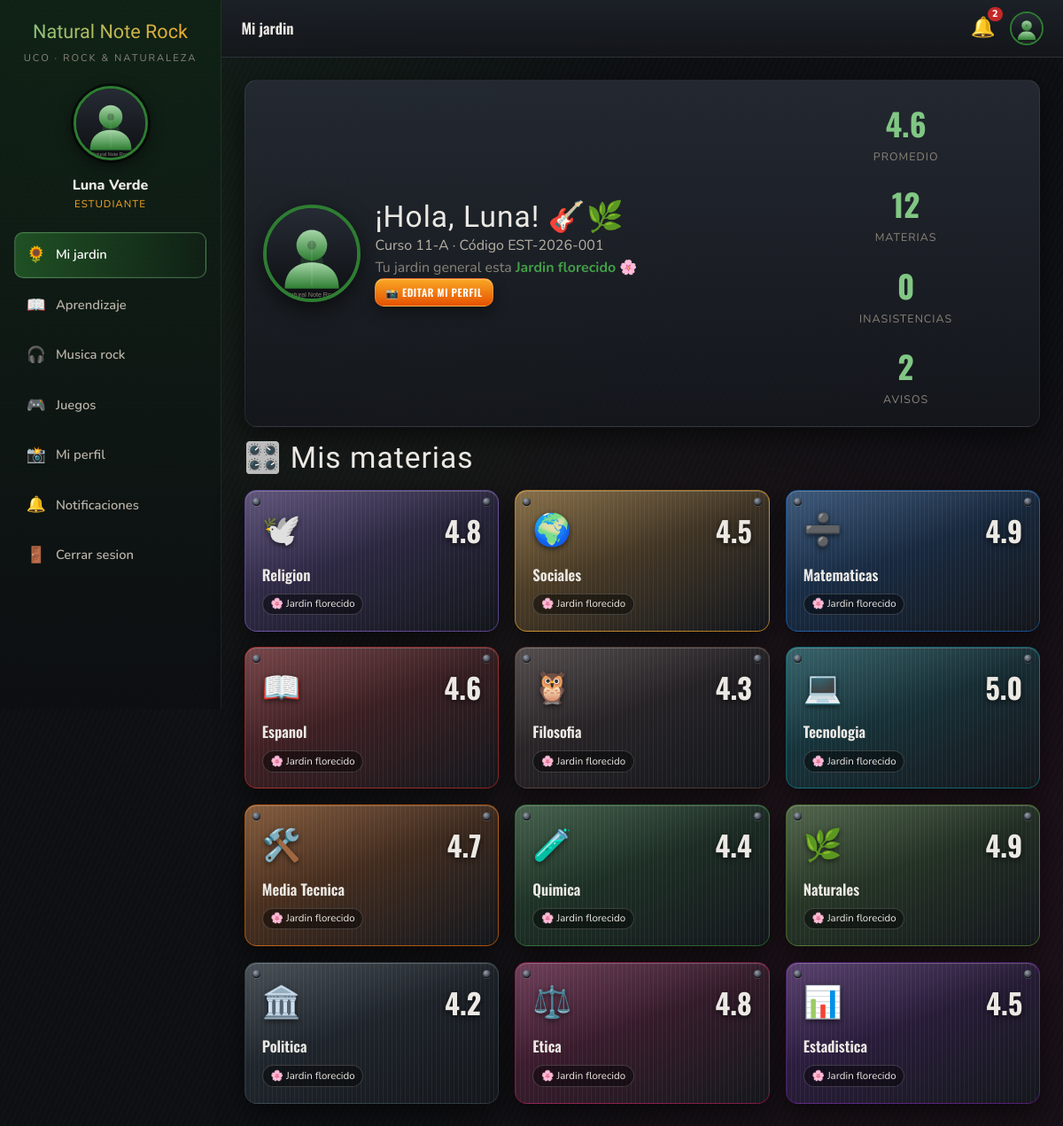
Screenshot of /estudiante/dashboard.php (signed in) with the database file from the repository.
### tables this page shows
CREATE TABLE usuarios (
    id              INT AUTO_INCREMENT PRIMARY KEY,
    nombre          VARCHAR(80)  NOT NULL,
    apellido        VARCHAR(80)  NOT NULL,
    username        VARCHAR(50)  NOT NULL UNIQUE,
    email           VARCHAR(120) NOT NULL UNIQUE,
    password_hash   VARCHAR(255) NOT NULL,
    rol             ENUM('administrador','profesor','estudiante') NOT NULL,
    foto            VARCHAR(255) DEFAULT NULL,
    activo          TINYINT(1)   NOT NULL DEFAULT 1,
    ultimo_acceso   DATETIME     DEFAULT NULL,
    creado_en       TIMESTAMP    DEFAULT CURRENT_TIMESTAMP,
    actualizado_en  TIMESTAMP    DEFAULT CURRENT_TIMESTAMP ON UPDATE CURRENT_TIMESTAMP,
    INDEX idx_usuarios_rol (rol)
);

CREATE TABLE estudiantes (
    id               INT AUTO_INCREMENT PRIMARY KEY,
    usuario_id       INT NOT NULL UNIQUE,
    codigo           VARCHAR(30) UNIQUE,
    documento        VARCHAR(30) UNIQUE,
    curso            VARCHAR(40),
    fecha_nacimiento DATE,
    acudiente        VARCHAR(120),
    telefono         VARCHAR(30),
    direccion        VARCHAR(180),
    CONSTRAINT fk_estudiante_usuario
        FOREIGN KEY (usuario_id) REFERENCES usuarios(id)
        ON DELETE CASCADE ON UPDATE CASCADE
);

CREATE TABLE materias (
    id          INT AUTO_INCREMENT PRIMARY KEY,
    nombre      VARCHAR(80) NOT NULL UNIQUE,
    codigo      VARCHAR(20) NOT NULL UNIQUE,
    area        VARCHAR(60),
    descripcion TEXT,
    color       VARCHAR(20) DEFAULT '#3a3f4a',
    icono       VARCHAR(10) DEFAULT '🎸',
    activo      TINYINT(1)  NOT NULL DEFAULT 1
);

### config/config.php (called while the page is built, shortened)
<?php
function url(string $path = ''): string
{
    return BASE_PATH . ltrim($path, '/');
}
function asset(string $path): string
{
    return url('assets/' . ltrim($path, '/'));
}
function e(?string $valor): string
{
    return htmlspecialchars((string) $valor, ENT_QUOTES, 'UTF-8');
}
spl_autoload_register(static function (string $clase): void {
    $prefijo = 'App\\';
    $relativa = str_replace('\\', '/', substr($clase, strlen($prefijo)));
    $archivo  = APP_ROOT . '/src/' . $relativa . '.php';
});

### includes/guard.php (called while the page is built, shortened)
<?php
require_once __DIR__ . '/../config/config.php';
$rolesPermitidos = $rolesPermitidos ?? [];
$usuario = $rolesPermitidos
    ? Auth::requerirRol(...$rolesPermitidos)
    : Auth::requerirLogin();

### src/Models/Estudiante.php (called while the page is built, shortened)
<?php
final class Estudiante extends Usuario
{
    protected int $estudianteId = 0;
    protected ?string $codigo = null;
    protected ?string $curso = null;
    protected function hidratarExtra(): void
    {
        $db = Database::getInstancia()->getConexion();
        $stmt = $db->prepare('SELECT * FROM estudiantes WHERE usuario_id = :u LIMIT 1');
        $stmt->execute([':u' => $this->id]);
        if ($fila = $stmt->fetch()) {
            $this->estudianteId = (int) $fila['id'];
            $this->codigo       = $fila['codigo'];
            $this->curso        = $fila['curso'];
        }
    }
    public function menu(): array
    {
        return [
            ['titulo' => 'Mi jardin',      'url' => url('estudiante/dashboard.php'),     'icono' => '🌻'],
            ['titulo' => 'Aprendizaje',    'url' => url('estudiante/aprendizaje.php'),   'icono' => '📖'],
            ['titulo' => 'Musica rock',    'url' => url('estudiante/musica.php'),        'icono' => '🎧'],
            ['titulo' => 'Juegos',         'url' => url('estudiante/juegos.php'),        'icono' => '🎮'],
            ['titulo' => 'Mi perfil',      'url' => url('estudiante/perfil.php'),        'icono' => '📸'],
            ['titulo' => 'Notificaciones', 'url' => url('notificaciones.php'),           'icono' => '🔔'],
        ];
    }
    public function getCodigo(): ?string { return $this->codigo; }
    public function getCurso(): ?string { return $this->curso; }
    public function materiasConNotas(): array
    {
        $sql = 'SELECT m.*, n.valor, n.observacion, n.fecha,
                       (SELECT ROUND(AVG(valor),1) FROM notas x
                          WHERE x.estudiante_id = e.id AND x.materia_id = m.id) AS promedio
                FROM materias m
                CROSS JOIN (SELECT id FROM estudiantes WHERE id = :eid) e
                LEFT JOIN notas n ON n.id = (
                    SELECT id FROM notas z
                     WHERE z.estudiante_id = e.id AND z.materia_id = m.id
                     ORDER BY z.fecha DESC, z.id DESC LIMIT 1
                )
                WHERE m.activo = 1
                ORDER BY m.id';
        $stmt = $this->db->prepare($sql);
        $stmt->execute([':eid' => $this->estudianteId]);
        return $stmt->fetchAll();
    }
    public function promedioGeneral(): ?float
    {
        $stmt = $this->db->prepare(
            'SELECT ROUND(AVG(valor),1) FROM notas WHERE estudiante_id = :e'
        );
        $stmt->execute([':e' => $this->estudianteId]);
        $valor = $stmt->fetchColumn();
        return $valor !== null ? (float) $valor : null;
    }
    public function totalInasistencias(): int
    {
        $stmt = $this->db->prepare(
            'SELECT COUNT(*) FROM inasistencias WHERE estudiante_id = :e'
        );
        $stmt->execute([':e' => $this->estudianteId]);
        return (int) $stmt->fetchColumn();
    }
}

### src/Models/Usuario.php (called while the page is built, shortened)
<?php
abstract class Usuario extends Model implements Autenticable, Notificable
{
    protected int    $id = 0;
    protected string $nombre = '';
    protected string $apellido = '';
    protected string $rol = '';
    public static function desdeFila(array $fila): Usuario
    {
        $usuario = match ($fila['rol']) {
            'administrador' => new Administrador(),
            'profesor'      => new Profesor(),
            default         => new Estudiante(),
        };
        $usuario->id           = (int) $fila['id'];
        $usuario->nombre       = $fila['nombre'];
        $usuario->apellido     = $fila['apellido'];
        $usuario->username     = $fila['username'];
        $usuario->email        = $fila['email'];
        $usuario->passwordHash = $fila['password_hash'];
        $usuario->rol          = $fila['rol'];
        $usuario->foto         = $fila['foto'] ?: null;
        $usuario->activo       = (bool) $fila['activo'];
        $usuario->hidratarExtra();
        return $usuario;
    }
    public static function buscarPorId(int $id): ?Usuario
    {
        $db = Database::getInstancia()->getConexion();
        $stmt = $db->prepare('SELECT * FROM usuarios WHERE id = :id AND activo = 1 LIMIT 1');
        $stmt->execute([':id' => $id]);
        $fila = $stmt->fetch();
        return $fila ? self::desdeFila($fila) : null;
    }
    public function getRol(): string
    {
        return $this->rol;
    }
    public function notificacionesNoLeidas(): int
    {
        $stmt = $this->db->prepare(
            'SELECT COUNT(*) FROM notificaciones WHERE usuario_id = :u AND leida = 0'
        );
        $stmt->execute([':u' => $this->id]);
        return (int) $stmt->fetchColumn();
    }
    public function getNombreCompleto(): string { return trim($this->nombre . ' ' . $this->apellido); }
    public function getNombre(): string { return $this->nombre; }
    public function getFotoUrl(): string
    {
        return asset('img/avatar_default.svg');
    }
}

### src/Support/Auth.php (called while the page is built, shortened)
<?php
final class Auth
{
    public static function usuario(): ?Usuario
    {
        $id = $_SESSION['usuario_id'] ?? null;
        return Usuario::buscarPorId((int) $id);
    }
    public static function requerirLogin(): Usuario
    {
        $usuario = self::usuario();
        return $usuario;
    }
    public static function requerirRol(string ...$roles): Usuario
    {
        $usuario = self::requerirLogin();
        return $usuario;
    }
}

### src/Core/Database.php (called while the page is built, shortened)
<?php
final class Database
{
    private static ?Database $instancia = null;
    private PDO $pdo;
    private function __construct()
    {
        $dsn = sprintf(
            'mysql:host=%s;port=%s;dbname=%s;charset=%s',
            DB_HOST,
            DB_PORT,
            DB_NAME,
            DB_CHARSET
        );
        try {
            $this->pdo = new PDO($dsn, DB_USER, DB_PASS, [
                PDO::ATTR_ERRMODE            => PDO::ERRMODE_EXCEPTION,
                PDO::ATTR_DEFAULT_FETCH_MODE => PDO::FETCH_ASSOC,
                PDO::ATTR_EMULATE_PREPARES   => false,
            ]);
        } catch (PDOException $e) {
            throw new RuntimeException(
                'No fue posible conectar a la base de datos: ' . $e->getMessage()
            );
        }
    }
    public static function getInstancia(): Database
    {
        if (self::$instancia === null) {
            self::$instancia = new self();
        }
        return self::$instancia;
    }
    public function getConexion(): PDO
    {
        return $this->pdo;
    }
}

### src/Core/Model.php (called while the page is built, shortened)
<?php
abstract class Model
{
    public function __construct()
    {
        $this->db = Database::getInstancia()->getConexion();
    }
}

### src/Support/Jardin.php (called while the page is built, shortened)
<?php
final class Jardin
{
    public static function paraNota(?float $nota): array
    {
        if ($nota >= self::ALTO) {
            return [
                'estado'      => 'alto',
                'etiqueta'    => 'Jardin florecido',
                'emoji'       => '🌸',
                'musica'      => 'rock_alegre',
                'descripcion' => '¡Espectacular! Flores, frutos, aves y polinizadores llenan tu jardin.',
                'color'       => '#43a047',
                'factor'      => min(1.0, ($nota - self::ALTO) / (5.0 - self::ALTO) * 0.5 + 0.5),
                'flores'      => 12, 'frutos' => 6, 'aves' => 4,
                'insectos'    => 8, 'plagas' => 0,
            ];
        }
        return [
            'estado'      => 'bajo',
            'etiqueta'    => 'Plantas marchitas y plagas',
            'emoji'       => '🥀',
            'musica'      => 'rock_melancolico',
            'descripcion' => 'Tu jardin necesita cuidados urgentes: hay plantas marchitas y plagas. ¡Vamos a recuperarlo!',
            'color'       => '#8d6e63',
            'factor'      => max(0.1, $nota / self::MEDIO * 0.35),
            'flores'      => 1, 'frutos' => 0, 'aves' => 0,
            'insectos'    => 1, 'plagas' => 6,
        ];
    }
}

### estudiante/dashboard.php (the view, shortened to what this page needs)
<?php
$rolesPermitidos = ['estudiante'];
require_once __DIR__ . '/../includes/guard.php';
$materias = $usuario->materiasConNotas();
$promedio = $usuario->promedioGeneral();
$inasist  = $usuario->totalInasistencias();
$jardinG  = Jardin::paraNota($promedio);
$pageTitle = 'Mi jardin';
$activo = url('estudiante/dashboard.php');
require __DIR__ . '/../includes/header.php';
?>
<section class="card flex gap wrap center mb">
    <img src="<?= e($usuario->getFotoUrl()) ?>" alt="Mi foto"
         style="width:110px;height:110px;border-radius:50%;object-fit:cover;border:4px solid var(--green-500);box-shadow:0 8px 24px rgba(0,0,0,.6)">
    <div style="flex:1;min-width:220px">
        <h2>¡Hola, <?= e($usuario->getNombre()) ?>! 🎸🌿</h2>
        <p class="text-soft">
            Curso <?= e($usuario->getCurso()) ?> · Código <?= e($usuario->getCodigo()) ?>
        </p>
        <p class="text-dim">
            Tu jardin general esta
            <strong style="color:<?= e($jardinG['color']) ?>"><?= e($jardinG['etiqueta']) ?></strong>
            <?= $jardinG['emoji'] ?>
        </p>
        <a class="btn btn-sm btn-ambar" href="<?= url('estudiante/perfil.php') ?>">📸 Editar mi perfil</a>
    </div>
    <div class="grid grid-2" style="min-width:230px">
        <div class="stat"><div class="valor"><?= $promedio !== null ? number_format($promedio,1) : '—' ?></div><div class="etiqueta">Promedio</div></div>
        <div class="stat"><div class="valor"><?= count($materias) ?></div><div class="etiqueta">Materias</div></div>
        <div class="stat"><div class="valor"><?= $inasist ?></div><div class="etiqueta">Inasistencias</div></div>
        <div class="stat"><div class="valor"><?= $usuario->notificacionesNoLeidas() ?></div><div class="etiqueta">Avisos</div></div>
    </div>
</section>
<div class="titulo-seccion">
    <h2>🎛️ Mis materias</h2>
</div>
<div class="grid grid-placas">
    <?php foreach ($materias as $m):
        $nota = $m['valor'] !== null ? (float) $m['valor'] : null;
        $j = Jardin::paraNota($nota);
    ?>
        <a class="placa materia" style="--mat: <?= e($m['color']) ?>"
           href="<?= url('estudiante/materia.php?id=' . (int) $m['id']) ?>">
            <div class="flex between center">
                <span class="placa-icono"><?= $m['icono'] ?></span>
                <span class="placa-nota"><?= $nota !== null ? number_format($nota,1) : '—' ?></span>
            </div>
            <div style="margin-top:.6rem;font-family:'Oswald',sans-serif;font-weight:600;font-size:1.05rem">
                <?= e($m['nombre']) ?>
            </div>
            <div class="flex between center" style="margin-top:.5rem">
                <span class="badge-jardin"><?= $j['emoji'] ?> <?= e($j['etiqueta']) ?></span>
            </div>
        </a>
    <?php endforeach; ?>
</div>
<?php require __DIR__ . '/../includes/footer.php'; ?>

### includes/header.php (shortened to what this page needs)
<?php
$pageTitle = $pageTitle ?? APP_NAME;
$activo    = $activo ?? '';
$noLeidas  = $usuario->notificacionesNoLeidas();
?>
<!DOCTYPE html>
<html lang="es">
<head>
    <link rel="stylesheet" href="<?= asset('css/style.css') ?>">
    <link rel="stylesheet" href="<?= asset('css/garden.css') ?>">
</head>
<body>
<div class="app">
    <aside class="sidebar" id="sidebar">
        <div class="brand"><?= e(APP_NAME) ?></div>
        <div class="brand-sub"><?= e(APP_ORG) ?> · ROCK & NATURALEZA</div>
        <div class="perfil-mini">
            <img src="<?= e($usuario->getFotoUrl()) ?>" alt="Foto de perfil">
            <div class="nombre"><?= e($usuario->getNombreCompleto()) ?></div>
            <div class="rol"><?= e($usuario->getRol()) ?></div>
        </div>
        <nav>
            <?php foreach ($usuario->menu() as $item): ?>
                <a class="nav-item <?= $activo === $item['url'] ? 'activo' : '' ?>"
                   href="<?= e($item['url']) ?>">
                    <span class="ico"><?= $item['icono'] ?></span>
                    <span><?= e($item['titulo']) ?></span>
                </a>
            <?php endforeach; ?>
            <a class="nav-item" href="<?= url('logout.php') ?>">
                <span class="ico">🚪</span><span>Cerrar sesion</span>
            </a>
        </nav>
    </aside>
    <div class="main">
        <header class="topbar">
            <div class="flex center gap">
                <span class="titulo"><?= e($pageTitle) ?></span>
            </div>
            <div class="topbar-acciones">
                <a class="campana" href="<?= url('notificaciones.php') ?>" title="Notificaciones">
                    🔔
                    <span class="contador" id="contadorNotif"
                          style="<?= $noLeidas === 0 ? 'display:none' : '' ?>">
                        <?= (int) $noLeidas ?>
                    </span>
                </a>
                <img src="<?= e($usuario->getFotoUrl()) ?>" alt="avatar"
                     style="width:38px;height:38px;border-radius:50%;object-fit:cover;border:2px solid var(--green-500)">
            </div>
        </header>
        <main class="content">

### includes/footer.php (shortened to what this page needs)
        </main>
    </div>
</div>
</body>
</html>

### rows the page displays
usuarios: $usuario->getNombreCompleto() "Luna Verde", rol "ESTUDIANTE", nombre "Luna"
estudiantes: curso "11-A", codigo "EST-2026-001"
materias: icono "🕊️", nota "4.8", nombre "Religion", emoji "🌸", etiqueta "Jardin florecido"
materias: icono "🌍", nota "4.5", nombre "Sociales", emoji "🌸", etiqueta "Jardin florecido"
materias: icono "➗", nota "4.9", nombre "Matematicas", emoji "🌸", etiqueta "Jardin florecido"
materias: icono "📖", nota "4.6", nombre "Espanol", emoji "🌸", etiqueta "Jardin florecido"
materias: icono "🦉", nota "4.3", nombre "Filosofia", emoji "🌸", etiqueta "Jardin florecido"
materias: icono "💻", nota "5.0", nombre "Tecnologia", emoji "🌸", etiqueta "Jardin florecido"
materias: icono "🛠️", nota "4.7", nombre "Media Tecnica", emoji "🌸", etiqueta "Jardin florecido"
materias: icono "🧪", nota "4.4", nombre "Quimica", emoji "🌸", etiqueta "Jardin florecido"
materias: icono "🌿", nota "4.9", nombre "Naturales", emoji "🌸", etiqueta "Jardin florecido"
materias: icono "🏛️", nota "4.2", nombre "Politica", emoji "🌸", etiqueta "Jardin florecido"
materias: icono "⚖️", nota "4.8", nombre "Etica", emoji "🌸", etiqueta "Jardin florecido"
materias: icono "📊", nota "4.5", nombre "Estadistica", emoji "🌸", etiqueta "Jardin florecido"

### other values shown
APP_ORG "UCO"
$item['icono'] "🌻"
$item['titulo'] "Mi jardin"
$item['icono'] "📖"
$item['titulo'] "Aprendizaje"
$item['icono'] "🎧"
$item['titulo'] "Musica rock"
$item['icono'] "🎮"
$item['titulo'] "Juegos"
$item['icono'] "📸"
$item['titulo'] "Mi perfil"
$item['icono'] "🔔"
$item['titulo'] "Notificaciones"
$pageTitle "Mi jardin"
$noLeidas "2"
